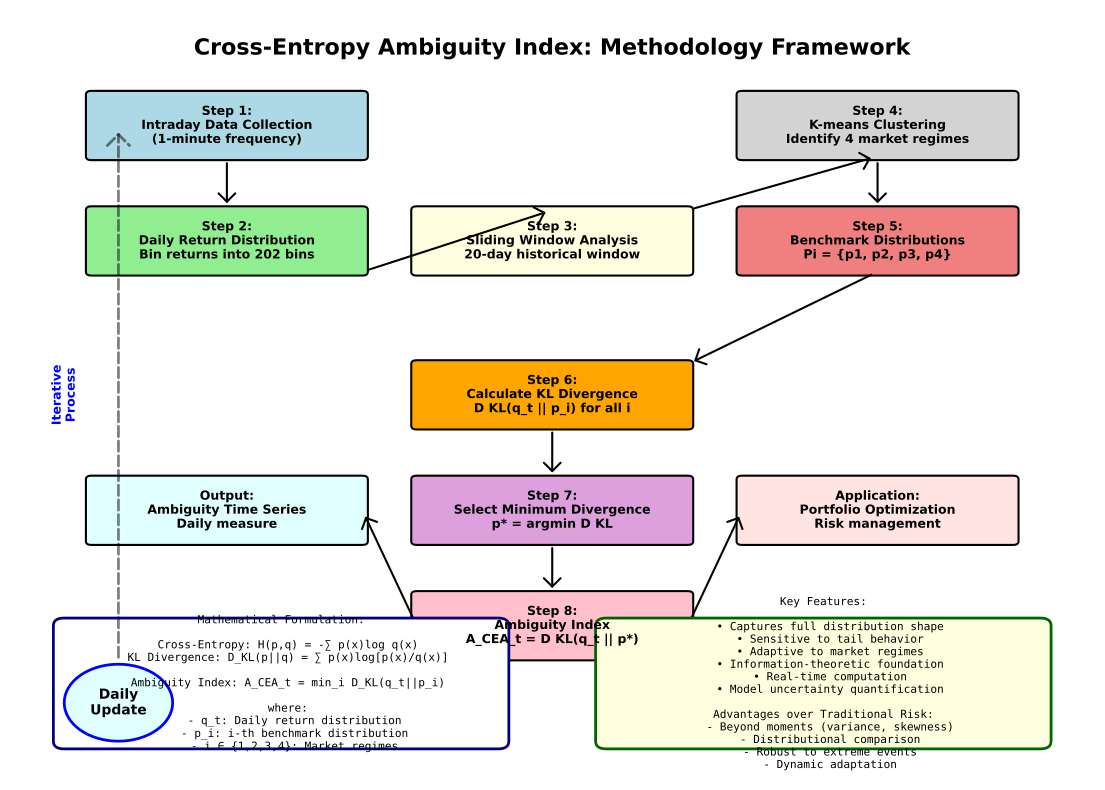

Recreate this plot in Python.
"""
Figure 5: Methodology Flowchart
Shows the step-by-step process of calculating the ambiguity index
"""

import matplotlib.pyplot as plt
import matplotlib.patches as patches
from matplotlib.patches import FancyBboxPatch, ConnectionPatch, Circle
import numpy as np

# Create figure
fig, ax = plt.subplots(1, 1, figsize=(14, 10))
ax.set_xlim(0, 10)
ax.set_ylim(0, 10)
ax.axis('off')

# Title
ax.text(5, 9.5, 'Cross-Entropy Ambiguity Index: Methodology Framework',
        ha='center', va='center', fontsize=16, fontweight='bold')

# Define process boxes and their positions
processes = [
    # Box format: (x_center, y_center, width, height, text, color)
    (2, 8.5, 2.5, 0.8, 'Step 1:\nIntraday Data Collection\n(1-minute frequency)', 'lightblue'),
    (2, 7, 2.5, 0.8, 'Step 2:\nDaily Return Distribution\nBin returns into 202 bins', 'lightgreen'),
    (5, 7, 2.5, 0.8, 'Step 3:\nSliding Window Analysis\n20-day historical window', 'lightyellow'),
    (8, 8.5, 2.5, 0.8, 'Step 4:\nK-means Clustering\nIdentify 4 market regimes', 'lightgray'),
    (8, 7, 2.5, 0.8, 'Step 5:\nBenchmark Distributions\nPi = {p1, p2, p3, p4}', 'lightcoral'),
    (5, 5, 2.5, 0.8, 'Step 6:\nCalculate KL Divergence\nD KL(q_t || p_i) for all i', 'orange'),
    (5, 3.5, 2.5, 0.8, 'Step 7:\nSelect Minimum Divergence\np* = argmin D KL', 'plum'),
    (5, 2, 2.5, 0.8, 'Step 8:\nAmbiguity Index\nA_CEA_t = D KL(q_t || p*)', 'pink'),
    (2, 3.5, 2.5, 0.8, 'Output:\nAmbiguity Time Series\nDaily measure', 'lightcyan'),
    (8, 3.5, 2.5, 0.8, 'Application:\nPortfolio Optimization\nRisk management', 'mistyrose'),
]

# Draw process boxes
for proc in processes:
    x, y, w, h, text, color = proc

    # Calculate box position (center to corner)
    x_pos = x - w/2
    y_pos = y - h/2

    # Create fancy box
    box = FancyBboxPatch((x_pos, y_pos), w, h,
                         boxstyle="round,pad=0.05",
                         facecolor=color,
                         edgecolor='black',
                         linewidth=1.5)
    ax.add_patch(box)

    # Add text
    ax.text(x, y, text, ha='center', va='center', fontsize=9, fontweight='bold')

# Add flow arrows
arrows = [
    # From Step 1 to Step 2
    ((2, 8.1), (2, 7.4)),
    # From Step 2 to Step 3
    ((3.25, 6.6), (5, 7.4)),
    # From Step 3 to Step 4
    ((6.25, 7.4), (8, 8.1)),
    # From Step 4 to Step 5
    ((8, 8.1), (8, 7.4)),
    # From Step 5 to Step 6
    ((8, 6.6), (6.25, 5.4)),
    # From Step 6 to Step 7
    ((5, 4.6), (5, 3.9)),
    # From Step 7 to Step 8
    ((5, 3.1), (5, 2.4)),
    # From Step 8 to Output
    ((3.75, 2), (3.25, 3.5)),
    # From Step 8 to Application
    ((6.25, 2), (6.75, 3.5)),
]

for start, end in arrows:
    arrow = ConnectionPatch((start[0], start[1]), (end[0], end[1]),
                           "data", "data",
                           arrowstyle="->,head_width=0.3,head_length=0.3",
                           shrinkA=5, shrinkB=5,
                           mutation_scale=20,
                           fc="black", lw=1.5)
    ax.add_patch(arrow)

# Add mathematical formulation box
math_box = FancyBboxPatch((0.5, 0.5), 4, 1.5,
                          boxstyle="round,pad=0.1",
                          facecolor='white',
                          edgecolor='navy',
                          linewidth=2)
ax.add_patch(math_box)

math_text = """Mathematical Formulation:

  Cross-Entropy: H(p,q) = -∑ p(x)log q(x)
  KL Divergence: D_KL(p||q) = ∑ p(x)log[p(x)/q(x)]

  Ambiguity Index: A_CEA_t = min_i D_KL(q_t||p_i)

  where:
    - q_t: Daily return distribution
    - p_i: i-th benchmark distribution
    - i ∈ {1,2,3,4}: Market regimes"""

ax.text(2.5, 1.25, math_text, ha='center', va='center', fontsize=8, fontfamily='monospace')

# Add key insights box
insight_box = FancyBboxPatch((5.5, 0.5), 4, 1.5,
                            boxstyle="round,pad=0.1",
                            facecolor='lightyellow',
                            edgecolor='darkgreen',
                            linewidth=2)
ax.add_patch(insight_box)

insight_text = """Key Features:

  • Captures full distribution shape
  • Sensitive to tail behavior
  • Adaptive to market regimes
  • Information-theoretic foundation
  • Real-time computation
  • Model uncertainty quantification

Advantages over Traditional Risk:
  - Beyond moments (variance, skewness)
  - Distributional comparison
  - Robust to extreme events
  - Dynamic adaptation"""

ax.text(7.5, 1.25, insight_text, ha='center', va='center', fontsize=8, fontfamily='monospace')

# Add cycle indicator
cycle = Circle((1, 1), 0.5, facecolor='lightcyan', edgecolor='blue', linewidth=2)
ax.add_patch(cycle)
ax.text(1, 1, 'Daily\nUpdate', ha='center', va='center', fontsize=10, fontweight='bold')

# Add cycle arrow
cycle_arrow = ConnectionPatch((1, 1.5), (1, 8.5),
                            "data", "data",
                            arrowstyle="->,head_width=0.4,head_length=0.4",
                            shrinkA=5, shrinkB=5,
                            mutation_scale=20,
                            fc="blue", lw=2,
                            linestyle='--', alpha=0.5)
ax.add_patch(cycle_arrow)
ax.text(0.5, 5, 'Iterative\nProcess', ha='center', va='center', fontsize=9,
        rotation=90, color='blue', fontweight='bold')

plt.savefig('/Users/tlxy/Research/Ambiguity/doc/draft/paper_overleaf/fig/figure5_methodology_flowchart.pdf',
            dpi=300, bbox_inches='tight')
plt.close()

print("Figure 5 (Methodology Flowchart) generated successfully!")
